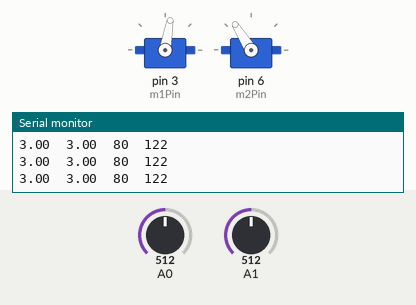
The sketch below on a simulated Arduino Uno, built with avr-gcc and run on an emulated ATmega328P. Shown: 2 × servo, the last lines printed to the serial monitor. The test bench sets the inputs (shaded band); at power-on: A0 = 512, A1 = 512.

Above: at 1.7 s.
1.8 s: A0 set to 614
3.3 s: A0 set to 630
At 3.73 s:
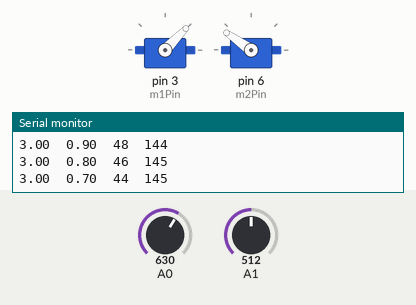
At 4.7 s:
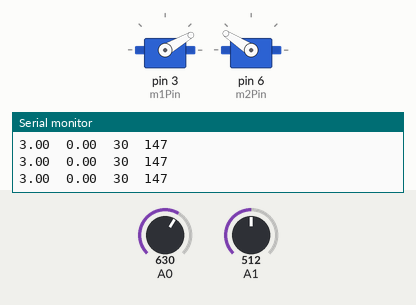
5.3 s: A1 set to 585
6.8 s: A1 set to 617
At 8.8 s:
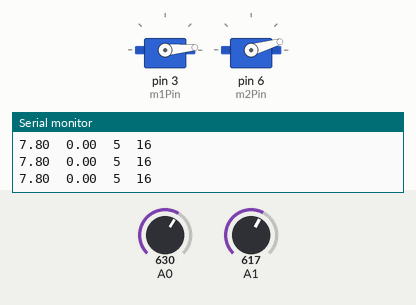
9.1 s: A1 set to 416
12.1 s: A1 set to 388
At 14.2 s:
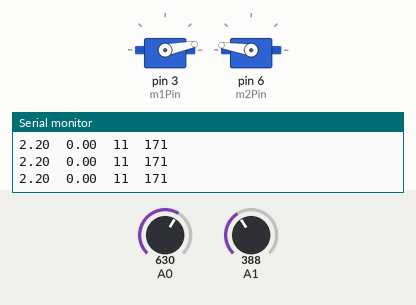
Timing chart, 0 to 15.6 s (numbered marks = the images above; inputs shaded):
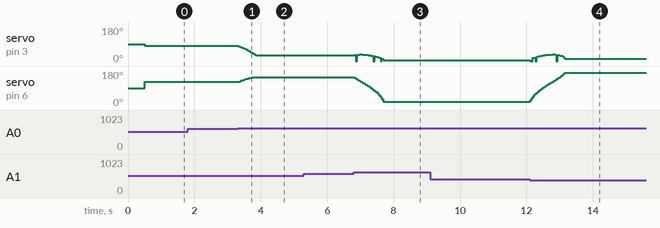

Measured:
- the behaviour switches between 623 and 624 on A0 (found by bisection; images 0 and 1)
- the behaviour switches between 600 and 601 on A1 (found by bisection; images 2 and 3)
- the behaviour switches between 400 and 399 on A1 (found by bisection; images 3 and 4)
- after the input at 3.3 s, servo on pin 3 (m1Pin): moves from 80° to 30° over 0.53 s, starting at once; servo on pin 6 (m2Pin): moves from 122° to 147° over 0.50 s, starting at once

The sketch:

_1115_2ArmRevisited.ino
```cpp
/*
Kristian Gonzalez
11/15/2014
main objective:
	take in a potentiometer reading, translate to (x,y)
	coordinates, then send command to 2 servos.
	will feature a start/pause/play button soon

README: current ability
* have potentiometer move a desired (x,y) position
* control two servos in joint space
* upgraded baud rate to 19200, using #define more
* using pwm millisecond control, not angle control on servos


*/

#include <Servo.h>
Servo m1;
Servo m2;

//blue pot, A0, to large servo, D3
//black pot, A1, to small servo, D6

// physical properties (verified 1121'14)
#define r1 5
#define r2 2.8750
#define pi 3.14159
#define baudRate 19200
#define m1Pin 3
#define m2Pin 6

// min/max degree lims (ver 1121'14), matlab
#define m1minDEG 6
#define m1maxDEG 110
#define m2minDEG 16
#define m2maxDEG 173

// MUST VERIFY VALUES
#define m1minPWM 650
#define m1maxPWM 1550
#define m2minPWM 638
#define m2maxPWM 2300


//persistent (x,y) coord setup (ver 1121'14)
float x=3;
float y=3;
#define xlimL 0 //inch
#define xlimH 7.8 //inch
#define ylimL 0 //inch
#define ylimH 7.8 //inch
#define incr .1 //inch

//temporary: for tuning
int aa=600;
int bb=2300;


int m1Read(){//delme
	//return m1 angle (deg) directly from pot reading, A0
	return constrain(map(analogRead(0),0,1023,m1minDEG,m1maxDEG),m1minDEG,m1maxDEG);
}
int m2Read(){//delme
	//return m2 angle (deg) directly from pot reading, A1
	return constrain(map(analogRead(1),0,1023,m2minDEG,m2maxDEG),m2minDEG,m2maxDEG);
}

int m1MilliRead(){//delme
	return map(analogRead(0),0,1023,650,1550);
}
int m2MilliRead(){
	return map(analogRead(1),0,1023,0,2700); //???
}

//return required motor angles (VERIFY!)
float getAngle1_DEG(float xd, float yd){
	/*from matlab:
	R = sqrt(xd^2+yd^2);
	phi = acos(xd/R);
	beta=acos((r1^2+R^2-r2^2)/(2*R*r1));
	gamma=acos((r2^2+R^2-r1^2)/(2*R*r2));
	a1=phi+beta; %CHANGE HERE FOR ELBOW CONFIG (+=up)
	a2=beta+gamma;*/
	float R = pow(	xd*xd+yd*yd	,.5);
	float phi = acos(xd/R);

	float beta=acos(	(r1*r1+R*R-r2*r2 ) / (2*R*r1)	);
	// float gamma=acos(	(r2*r2+R*R-r1*r1) / (2*R*r2)	); //necessary for a2
	return (phi+beta)*180.00/pi; // CHANGE HERE FOR ELBOW CONFIG (+=up)
} //angle 1
float getAngle2_DEG(float xd, float yd){
/*from matlab:
R = sqrt(xd^2+yd^2);
phi = acos(xd/R);
beta=acos((r1^2+R^2-r2^2)/(2*R*r1));
gamma=acos((r2^2+R^2-r1^2)/(2*R*r2));
a1=phi+beta; %CHANGE HERE FOR ELBOW CONFIG (+=up)
a2=beta+gamma;*/
	float R = pow(	xd*xd+yd*yd	,.5);
	//float phi = acos(xd/R); //necessary for a1
	float beta=acos(	(r1*r1+R*R-r2*r2 ) / (2*R*r1)	);
	float gamma=acos(	(r2*r2+R*R-r1*r1) / (2*R*r2)	); //necessary for a2
	return (beta+gamma)*180/pi; // CHANGE HERE FOR ELBOW CONFIG (+=up)
}//float getAngle2_DEG

int Deg2PWM(float angleDEG, int minval, int maxval){
//give this specific output to the motor function "motor.write()"
	return map(angleDEG,0,180,minval, maxval);
}//int Deg2PWM


int mapFloat(float var1,float xmin,float xmax, float ymin, float ymax){
	//float type version of map() function.
	// takes IN float types, STILL returns int type
	var1 = (ymax-ymin)/(xmax-xmin)*var1+(ymin-(ymax-ymin)/(xmax-xmin)*xmin);
	int var2= (int) var1;
	return var2;
}

float pyt(float var1, float var2){
	return pow(var1*var1+var2*var2,.5);
}

void getNewXY(){
	//in bit10 range
	int xtemp=analogRead(1);
	int ytemp=analogRead(0);
	ytemp=1023-ytemp;

	//move cursor with enough input, and	\
	prevent desired location from		\
	being outside the allowable area.
	float R=0;
	if(xtemp-500>100){
		//desire to move x+
		R=pyt(x+incr,y);
		if(R<r1+r2)	x=constrain(x+incr,xlimL,xlimH);
		}
	else if(xtemp-500<-100){
		//desire to move x-
		R=pyt(x-incr,y);
		if(R>r1-r2) x=constrain(x-incr,xlimL,xlimH);
		}

	if(ytemp-500>100){
		//desire to move y+
		R=pyt(x,y+incr);
		if(R<r1+r2) y=constrain(y+incr,ylimL,ylimH);
	}
	else if(ytemp-500<-100){
		//desire to move y-
		R=pyt(x,y-incr);
		if(R>r1-r2) y=constrain(y-incr,ylimL,ylimH);
	}
}


void showXY(){
	Serial.print(x);
	Serial.print("\t");
	Serial.print(y);
}

int IN_SERIAL(){
	int a=0;
	while(Serial.available()>0){
		a = Serial.parseInt();
	}//whileloop
	return a;
}


void setup(){
// INTITIALIZATIONS HERE /////////////////////////////////////////////////
	delay(500);
	Serial.begin(baudRate);
	Serial.println("Starting");
	m1.attach(m1Pin); //large servo motor
	m2.attach(m2Pin); //small servo motor


} //setup

void loop(){

// READ IN DESIRED POSITION	//////////////////////////////////////////////
	getNewXY();

// PRINT WHERE CURSOR IS /////////////////////////////////////////////////
	//for user help, print out current (xd,yd)
	showXY();
	Serial.print("\t");
	//more to print below

// CONVERT TO A1,A2 //////////////////////////////////////////////////////

	int a1=getAngle1_DEG(x,y);
	int a2=getAngle2_DEG(x,y);
 	Serial.print(a1);
 	Serial.print("\t");
 	Serial.print(a2);
 	Serial.print("\n");

// MOVE MOTOR ////////////////////////////////////////////////////////////

	//	1. get desired location.	\
		2. convert to degrees		\
		3. convert to pwm			\
		4. send to motor

 	m1.write(a1);
 	m2.write(a2);


/*
//quick debug of m2


//Serial.println(map(analogRead(0),0,1023,0,90));
//m2.write(map(analogRead(0),500,1023,0,90));

	int var1=constrain(map(analogRead(1),500,1023,0,90),0,90);

	m2.write(var1);
	Serial.print(analogRead(1));
	Serial.print("\t");
	Serial.println(var1);
*/


// ENABLE attempt 1 FIRST!!!!!!!!!!!!!!!!!!!!!!!!!!!!!!!!!!!!!!!!!!!!!!!!!!!!!!!!!!!!!!!!!!!!!!!!!!!!!!!!!!!

	//attempt 1 - give angle value directly as motor command
//  	m1.write((int) m1Angle);
//  	m2.write((int) 180-m2Angle); //posibly needs change of ref: 180-m2Angle

	//attempt 2 - convert angle value to more precise ms command
// 	m1.writeMicroseconds(mapFloat(m1Angle,m1minDEG,m1maxDEG,m1minPWM,m1maxPWM));
// 	m2.writeMicroseconds(mapFloat(m2Angle,m2minDEG,m2maxDEG,m2minPWM,m2maxPWM)); //possibly needs ref change, map(180-m2Angle,...)

	// what just happened? here:	\
		1. take in m1Angle, between allowable min/max of particular Servo	\
		2. convert to pwm signal, between allowable min/max of Servo		\
		3. return as int, converted from float, to motor command as ms signal


// SHOW MOTOR COMM ///////////////////////////////////////////////////////
	//for user help, print out current (xd,yd)
// 	Serial.print(m1Angle);
// 	Serial.print("\t");
// 	Serial.println(m2Angle);
	//Serial.print("\t");


/*
	int ang1=m1MilliRead();
	int ang2=m2MilliRead();


	Serial.print(ang1);
	Serial.print("\t");
	Serial.println(ang2);

	m1.write(ang1);
	m2.write(ang2);
*/

	delay(15); //slight delay to reduce jerkiness

} //main loop
```

MyClass.cpp
```cpp
/*
 * MyClass.cpp
 *
 * Created: 11/15/2014 2:31:57
 * Author: Kris
 */

#include "MyClass.h"

void MyClass::setup()
{

}

void MyClass::loop()
{

}

MyClass myClass;
```

MyClass.h
```cpp
/*
 * MyClass.h
 *
 * Created: 11/15/2014 2:31:57
 * Author: Kris
 */

#ifndef _MYCLASS_h
#define _MYCLASS_h

#if defined(ARDUINO) && ARDUINO >= 100
	#include "Arduino.h"
#else
	#include "WProgram.h"
#endif

class MyClass
{
 private:


 public:
	void setup();
	void loop();
};

extern MyClass myClass;

#endif
```
